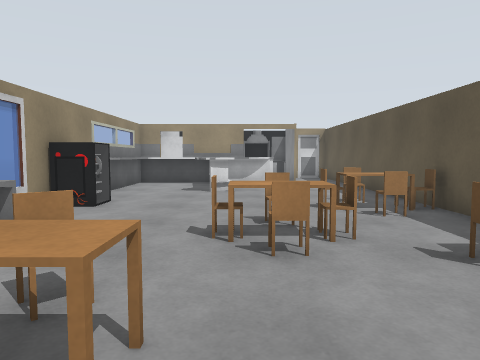
view 1 (above)

15 first-person views from a walk through a robot-simulator world made for Gazebo. The camera is 1.2 m above the floor, tilts 4° down and sees 70° across. The lines on the ground mark 1 m squares. The floor is counted in squares, 1 m on a side. Each view is taken from the middle of a square. On the plan, view 1 faces up. The plan holds only what a view shows up to about 14 squares ahead; the rest is blank. Gazebo's built-in surfaces are drawn with simple patterns. Some stock models are drawn as simple stand-ins.

view 2
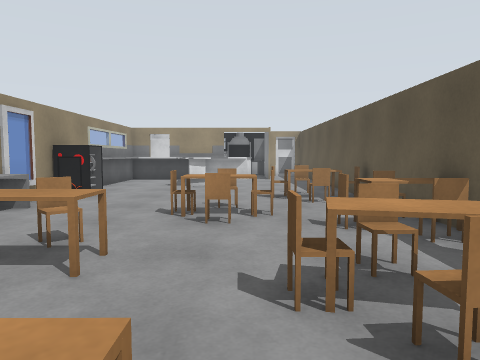

view 3
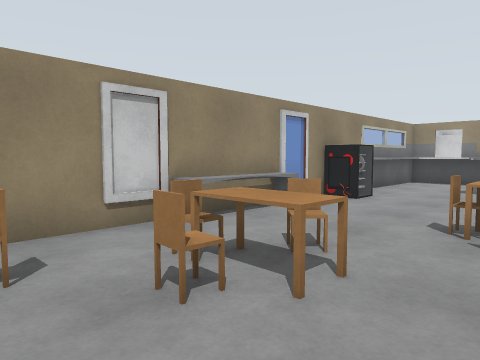

view 4
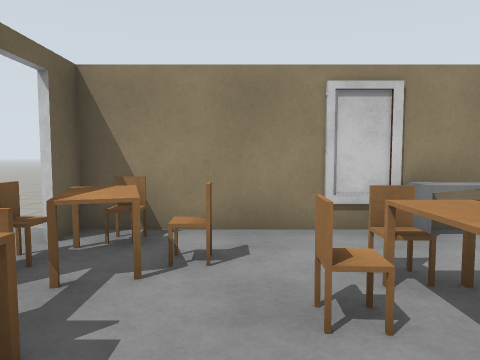

view 5
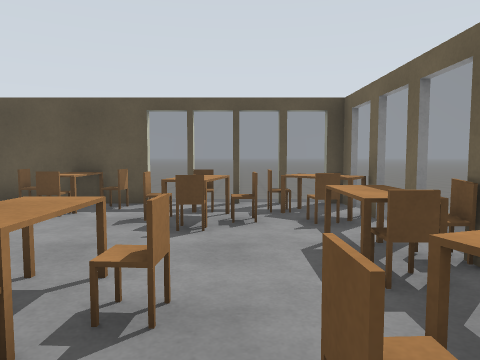

view 6
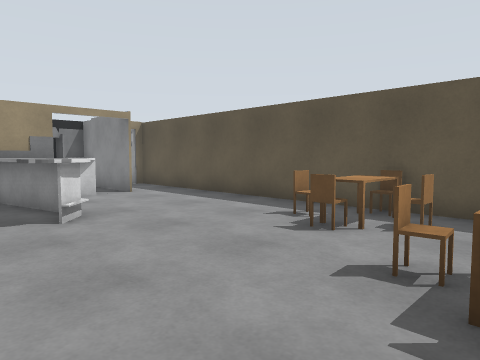

view 7
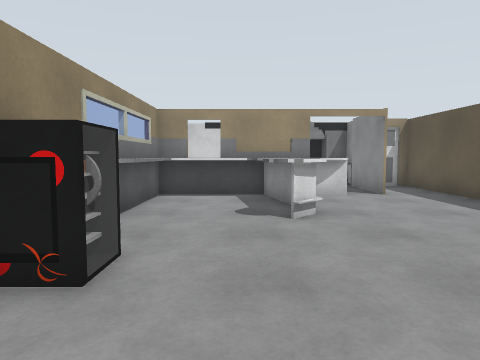

view 8
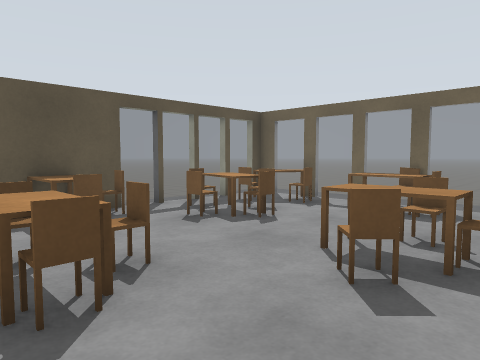

view 9
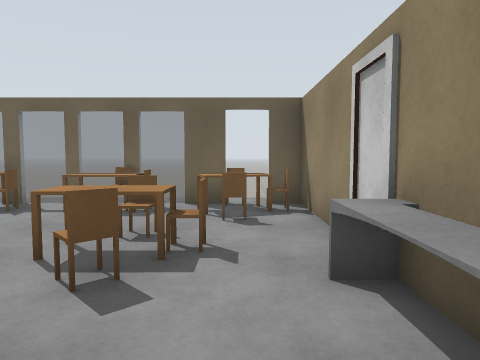

view 10
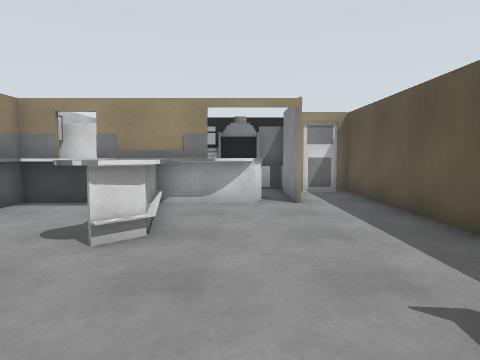

view 11
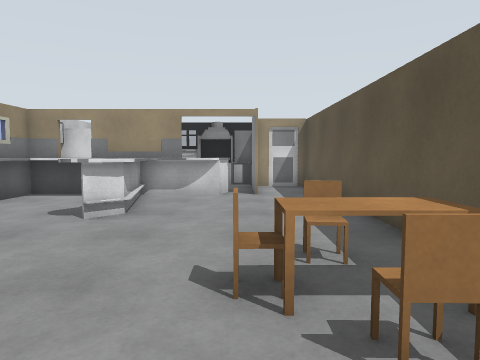

view 12
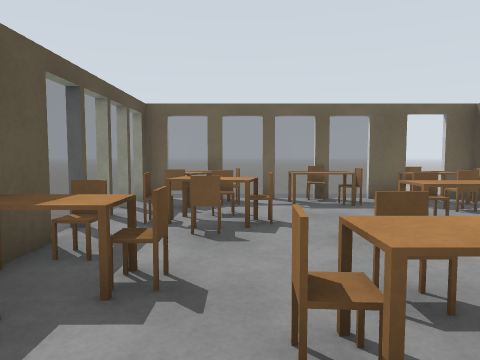

view 13
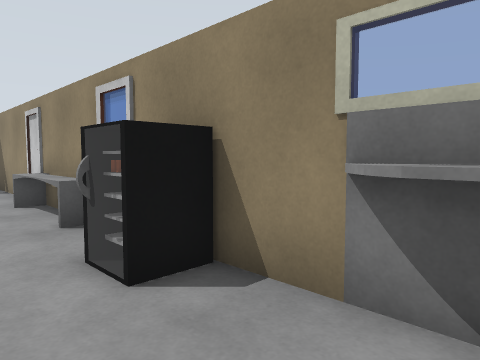

view 14
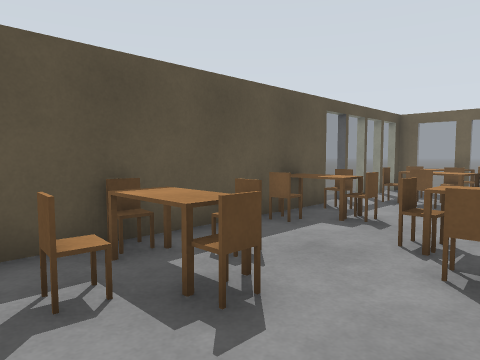

view 15
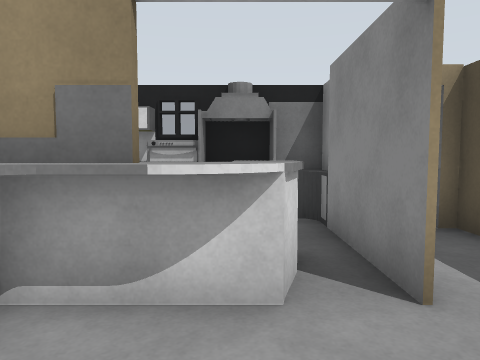

### Floor plan
Points are (right, up) in squares from view 1. A wall is a line through its corners. A room is listed if a view was taken in it or the views show most of it. See-through windows are left out.
Room 1 (views 1, 2, 3, 4, 5, 6, 7, 8, 9, 10, 11, 12, 13, 14, 15)
walls: (-3.6, 8.1) (-4.5, 8.1); (-3.4, 9.1) (-3.4, 8.1); (-4.5, 9.1) (-3.6, 9.1) (-3.6, 8.2) (-3.2, 8.2); (-0.3, 11.9) (-0.8, 11.4); (4.6, 2.2) (4.6, 18.6) (2.6, 18.6); (-0.5, -2.6) (0, -2.6); (2.4, -2.6) (3, -2.6); (-2.5, -2.6) (-1.5, -2.6); (4, -2.6) (4.6, -2.6) (4.6, -2.1); (-3.9, 14.7) (-3.9, 11.2); (1.3, 15.7) (-4.5, 15.7) (-4.5, -2.6) (-3.6, -2.6); (1.6, 16.6) (1.3, 15.5) (0.6, 15.2)
low walls: (-3.9, 6) (-3.9, 2.7) (-4.6, 2.7); (-0.6, 12.7) (-1.3, 15.8); (-1.3, 13) (-1.6, 14.7) (-3.9, 14.7); (-0.6, 14.8) (-0.2, 12.3); (0.6, 15.2) (-0.4, 15.2); (-1.1, 15.7) (-0.4, 12.1) (-1, 11.4)
objects: chair (-4, -2); chair (-3, -3) to (-3, -2); chair (-3, -1); table (-2, -2) to (-2, -1); chair (-2, 2); chair (-2, 3); chair (-1, -2); chair (-1, 1); table (-1, 2); chair (0, -2); table (0, -1); chair (0, 5); chair (1, 4); chair (1, 5); chair (1, 6); chair (2, -2); chair (2, 0) to (3, 0); chair (2, 1); chair (2, 8); table (3, -2); chair (3, -1) to (4, -1); chair (3, 1) to (4, 1); chair (3, 2); chair (3, 4); chair (3, 7); table (3, 8); chair (3, 9); chair (4, 3); table (4, 4); chair (4, 5); chair (4, 8)

Where each view was taken, in squares from view 1:
view 1: 0 up, 0 right, facing up
view 2: 2 down, 1 right, facing up
view 3: 1 down, 1 right, facing up-left
view 4: 0 up, 1 right, facing left
view 5: 0 up, 4 left, facing right
view 6: 5 up, 3 left, facing up-right
view 7: 5 up, 2 left, facing up
view 8: 6 up, 3 left, facing down-right
view 9: 6 up, 3 left, facing down
view 10: 7 up, 1 right, facing up
view 11: 5 up, 2 right, facing up
view 12: 7 up, 2 right, facing down
view 13: 12 up, 2 left, facing down-left
view 14: 10 up, 0 right, facing down-right
view 15: 13 up, 1 right, facing up
